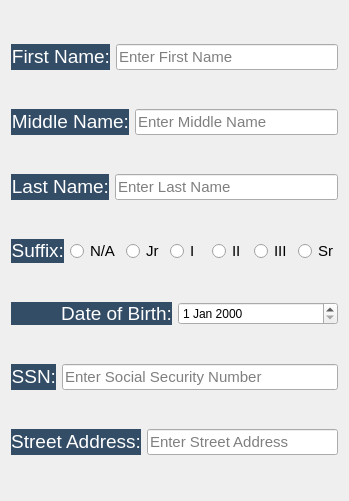
       <widget class="QWidget" name="verticalLayoutWidget_2">
        <property name="geometry">
         <rect>
          <x>190</x>
          <y>120</y>
          <width>349</width>
          <height>501</height>
         </rect>
        </property>
        <layout class="QVBoxLayout" name="verticalLayout">
         <item>
          <layout class="QHBoxLayout" name="horizontalLayout_FirstName_3">
           <item>
            <widget class="QLabel" name="first_name_label_3">
             <property name="font">
              <font>
               <pointsize>14</pointsize>
              </font>
             </property>
             <property name="styleSheet">
              <string notr="true">background-color: rgb(52, 77, 103);</string>
             </property>
             <property name="text">
              <string>&lt;html&gt;&lt;head/&gt;&lt;body&gt;&lt;p&gt;&lt;span style=&quot; color:#ffffff;&quot;&gt;First Name:&lt;/span&gt;&lt;/p&gt;&lt;/body&gt;&lt;/html&gt;</string>
             </property>
             <property name="alignment">
              <set>Qt::AlignRight|Qt::AlignTrailing|Qt::AlignVCenter</set>
             </property>
            </widget>
           </item>
           <item>
            <widget class="QLineEdit" name="p_fname">
             <property name="maximumSize">
              <size>
               <width>325</width>
               <height>16777215</height>
              </size>
             </property>
             <property name="font">
              <font>
               <family>MS Shell Dlg 2</family>
               <pointsize>11</pointsize>
              </font>
             </property>
             <property name="styleSheet">
              <string notr="true"/>
             </property>
             <property name="readOnly">
              <bool>false</bool>
             </property>
             <property name="placeholderText">
              <string>Enter First Name</string>
             </property>
            </widget>
           </item>
          </layout>
         </item>
         <item>
          <layout class="QHBoxLayout" name="horizontalLayout_MiddleName_3">
           <item>
            <widget class="QLabel" name="middle_name_label_3">
             <property name="font">
              <font>
               <pointsize>14</pointsize>
              </font>
             </property>
             <property name="styleSheet">
              <string notr="true">background-color: rgb(52, 77, 103);</string>
             </property>
             <property name="text">
              <string>&lt;html&gt;&lt;head/&gt;&lt;body&gt;&lt;p&gt;&lt;span style=&quot; color:#ffffff;&quot;&gt;Middle Name:&lt;/span&gt;&lt;/p&gt;&lt;/body&gt;&lt;/html&gt;</string>
             </property>
             <property name="alignment">
              <set>Qt::AlignRight|Qt::AlignTrailing|Qt::AlignVCenter</set>
             </property>
            </widget>
           </item>
           <item>
            <widget class="QLineEdit" name="p_mname">
             <property name="maximumSize">
              <size>
               <width>325</width>
               <height>16777215</height>
              </size>
             </property>
             <property name="font">
              <font>
               <family>MS Shell Dlg 2</family>
               <pointsize>11</pointsize>
              </font>
             </property>
             <property name="styleSheet">
              <string notr="true"/>
             </property>
             <property name="readOnly">
              <bool>false</bool>
             </property>
             <property name="placeholderText">
              <string>Enter Middle Name</string>
             </property>
            </widget>
           </item>
          </layout>
         </item>
         <item>
          <layout class="QHBoxLayout" name="horizontalLayout_LastName_3">
           <item>
            <widget class="QLabel" name="last_name_label_3">
             <property name="font">
              <font>
               <pointsize>14</pointsize>
              </font>
             </property>
             <property name="styleSheet">
              <string notr="true">background-color: rgb(52, 77, 103);</string>
             </property>
             <property name="text">
              <string>&lt;html&gt;&lt;head/&gt;&lt;body&gt;&lt;p&gt;&lt;span style=&quot; color:#ffffff;&quot;&gt;Last Name:&lt;/span&gt;&lt;/p&gt;&lt;/body&gt;&lt;/html&gt;</string>
             </property>
             <property name="alignment">
              <set>Qt::AlignRight|Qt::AlignTrailing|Qt::AlignVCenter</set>
             </property>
            </widget>
           </item>
           <item>
            <widget class="QLineEdit" name="p_lname">
             <property name="maximumSize">
              <size>
               <width>325</width>
               <height>16777215</height>
              </size>
             </property>
             <property name="font">
              <font>
               <family>MS Shell Dlg 2</family>
               <pointsize>11</pointsize>
              </font>
             </property>
             <property name="styleSheet">
              <string notr="true"/>
             </property>
             <property name="placeholderText">
              <string>Enter Last Name</string>
             </property>
            </widget>
           </item>
          </layout>
         </item>
         <item>
          <layout class="QHBoxLayout" name="horizontalLayout_Suffeix_3">
           <item>
            <widget class="QLabel" name="suffix_label_3">
             <property name="font">
              <font>
               <pointsize>14</pointsize>
              </font>
             </property>
             <property name="styleSheet">
              <string notr="true">background-color: rgb(52, 77, 103);</string>
             </property>
             <property name="text">
              <string>&lt;html&gt;&lt;head/&gt;&lt;body&gt;&lt;p&gt;&lt;span style=&quot; color:#ffffff;&quot;&gt;Suffix:&lt;/span&gt;&lt;/p&gt;&lt;/body&gt;&lt;/html&gt;</string>
             </property>
             <property name="alignment">
              <set>Qt::AlignRight|Qt::AlignTrailing|Qt::AlignVCenter</set>
             </property>
            </widget>
           </item>
           <item>
            <widget class="QRadioButton" name="radioButton_10">
             <property name="font">
              <font>
               <pointsize>11</pointsize>
              </font>
             </property>
             <property name="styleSheet">
              <string notr="true"/>
             </property>
             <property name="text">
              <string>N/A</string>
             </property>
            </widget>
           </item>
           <item>
            <widget class="QRadioButton" name="jr_radioButton_5">
             <property name="font">
              <font>
               <pointsize>11</pointsize>
              </font>
             </property>
             <property name="styleSheet">
              <string notr="true"/>
             </property>
             <property name="text">
              <string>Jr</string>
             </property>
            </widget>
           </item>
           <item>
            <widget class="QRadioButton" name="I_radioButton_5">
             <property name="font">
              <font>
               <pointsize>11</pointsize>
              </font>
             </property>
             <property name="styleSheet">
              <string notr="true"/>
             </property>
             <property name="text">
              <string>I</string>
             </property>
            </widget>
           </item>
           <item>
            <widget class="QRadioButton" name="II_radioButton_5">
             <property name="font">
              <font>
               <pointsize>11</pointsize>
              </font>
             </property>
             <property name="styleSheet">
              <string notr="true"/>
             </property>
             <property name="text">
              <string>II</string>
             </property>
            </widget>
           </item>
           <item>
            <widget class="QRadioButton" name="III_radioButton_5">
             <property name="font">
              <font>
               <pointsize>11</pointsize>
              </font>
             </property>
             <property name="styleSheet">
              <string notr="true"/>
             </property>
             <property name="text">
              <string>III</string>
             </property>
             <property name="checkable">
              <bool>true</bool>
             </property>
             <property name="checked">
              <bool>false</bool>
             </property>
            </widget>
           </item>
           <item>
            <widget class="QRadioButton" name="sr_radioButton_5">
             <property name="font">
              <font>
               <pointsize>11</pointsize>
              </font>
             </property>
             <property name="styleSheet">
              <string notr="true"/>
             </property>
             <property name="text">
              <string>Sr</string>
             </property>
            </widget>
           </item>
          </layout>
         </item>
         <item>
          <layout class="QHBoxLayout" name="horizontalLayout_DOB_3">
           <item>
            <widget class="QLabel" name="date_of_birth_label_3">
             <property name="font">
              <font>
               <pointsize>14</pointsize>
              </font>
             </property>
             <property name="styleSheet">
              <string notr="true">background-color: rgb(52, 77, 103);</string>
             </property>
             <property name="text">
              <string>&lt;html&gt;&lt;head/&gt;&lt;body&gt;&lt;p&gt;&lt;span style=&quot; color:#ffffff;&quot;&gt;Date of Birth:&lt;/span&gt;&lt;/p&gt;&lt;/body&gt;&lt;/html&gt;</string>
             </property>
             <property name="alignment">
              <set>Qt::AlignRight|Qt::AlignTrailing|Qt::AlignVCenter</set>
             </property>
            </widget>
           </item>
           <item>
            <widget class="QDateEdit" name="p_dob_dateEdit"/>
           </item>
          </layout>
         </item>
         <item>
          <layout class="QHBoxLayout" name="horizontalLayout_SSN_3">
           <item>
            <widget class="QLabel" name="ssn_label_3">
             <property name="font">
              <font>
               <pointsize>14</pointsize>
              </font>
             </property>
             <property name="styleSheet">
              <string notr="true">background-color: rgb(52, 77, 103);</string>
             </property>
             <property name="text">
              <string>&lt;html&gt;&lt;head/&gt;&lt;body&gt;&lt;p&gt;&lt;span style=&quot; color:#ffffff;&quot;&gt;SSN:&lt;/span&gt;&lt;/p&gt;&lt;/body&gt;&lt;/html&gt;</string>
             </property>
             <property name="alignment">
              <set>Qt::AlignRight|Qt::AlignTrailing|Qt::AlignVCenter</set>
             </property>
            </widget>
           </item>
           <item>
            <widget class="QLineEdit" name="p_ssn">
             <property name="maximumSize">
              <size>
               <width>325</width>
               <height>16777215</height>
              </size>
             </property>
             <property name="font">
              <font>
               <family>MS Shell Dlg 2</family>
               <pointsize>11</pointsize>
              </font>
             </property>
             <property name="styleSheet">
              <string notr="true"/>
             </property>
             <property name="placeholderText">
              <string>Enter Social Security Number</string>
             </property>
            </widget>
           </item>
          </layout>
         </item>
         <item>
          <layout class="QHBoxLayout" name="horizontalLayout_StreetAdress_3">
           <item>
            <widget class="QLabel" name="street_address_label_3">
             <property name="font">
              <font>
               <pointsize>14</pointsize>
              </font>
             </property>
             <property name="styleSheet">
              <string notr="true">background-color: rgb(52, 77, 103);</string>
             </property>
             <property name="text">
              <string>&lt;html&gt;&lt;head/&gt;&lt;body&gt;&lt;p&gt;&lt;span style=&quot; color:#ffffff;&quot;&gt;Street Address:&lt;/span&gt;&lt;/p&gt;&lt;/body&gt;&lt;/html&gt;</string>
             </property>
             <property name="alignment">
              <set>Qt::AlignRight|Qt::AlignTrailing|Qt::AlignVCenter</set>
             </property>
            </widget>
           </item>
           <item>
            <widget class="QLineEdit" name="p_street_address">
             <property name="maximumSize">
              <size>
               <width>325</width>
               <height>16777215</height>
              </size>
             </property>
             <property name="font">
              <font>
               <family>MS Shell Dlg 2</family>
               <pointsize>11</pointsize>
              </font>
             </property>
             <property name="styleSheet">
              <string notr="true"/>
             </property>
             <property name="placeholderText">
              <string>Enter Street Address</string>
             </property>
            </widget>
           </item>
          </layout>
         </item>
        </layout>
       </widget>
